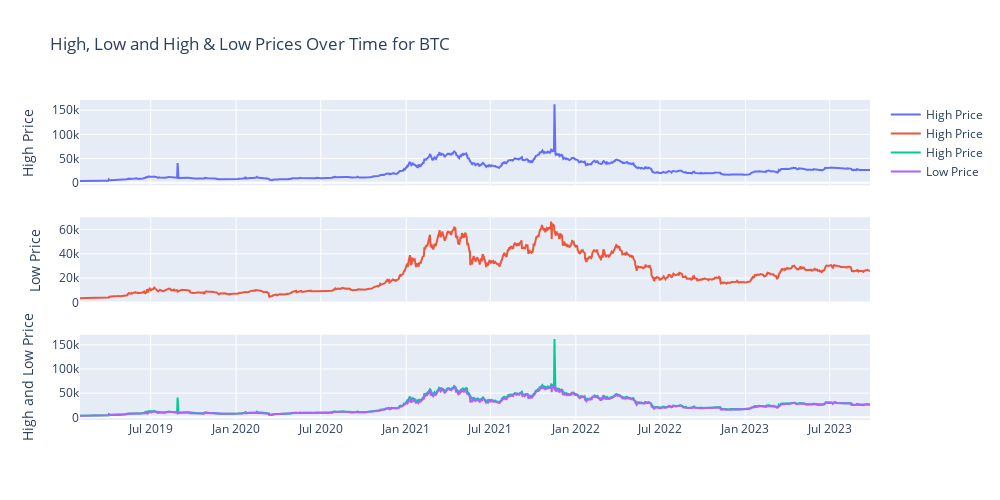

Notebook cell for this chart:
### Markdown cell above
### Now, creating plots for High and Low Column Values

#### These are subplots

### Code cell
#Creating Subplots for high and low columns

fig = make_subplots(rows=3, cols=1, shared_xaxes=True, vertical_spacing=0.1)

# Second subplot (High Price)
fig.add_trace(go.Scatter(x=WBTC['Date'], y=WBTC['High'], mode='lines', name='High Price'), row=1, col=1)
fig.update_yaxes(title_text="High Price", row=1, col=1)

# Third subplot (Low Price)
fig.add_trace(go.Scatter(x=WBTC['Date'], y=WBTC['Low'], mode='lines', name='High Price'), row=2, col=1)
fig.update_yaxes(title_text="Low Price", row=2, col=1)

# Fourth subplot(High and Low Prices)
fig.add_trace(go.Scatter(x=WBTC['Date'], y=WBTC['High'], mode='lines', name='High Price'), row=3, col=1)
fig.add_trace(go.Scatter(x=WBTC['Date'], y=WBTC['Low'], mode='lines', name='Low Price'), row=3, col=1)
fig.update_yaxes(title_text="High and Low Price", row=3, col=1)

# setting up the title and size of the graph
fig.update_layout(title_text="High, Low and High & Low Prices Over Time for BTC",
    height=500,  # Set the height
    width=1000) # width
fig.show()

### Figure 1 — Plotly figure (JSON) as saved in the notebook; plotly's stock layout.template omitted (floating-point values rounded to 4 significant figures; data arrays with more than 128 entries replaced by an {"elided": "..."} marker saying what was removed)
{"data": [{"mode": "lines", "name": "High Price", "type": "scatter", "x": {"elided": "1701 str values"}, "xaxis": "x", "y": {"elided": "1701 float values"}, "yaxis": "y"}, {"mode": "lines", "name": "High Price", "type": "scatter", "x": {"elided": "1701 str values"}, "xaxis": "x2", "y": {"elided": "1701 float values"}, "yaxis": "y2"}, {"mode": "lines", "name": "High Price", "type": "scatter", "x": {"elided": "1701 str values"}, "xaxis": "x3", "y": {"elided": "1701 float values"}, "yaxis": "y3"}, {"mode": "lines", "name": "Low Price", "type": "scatter", "x": {"elided": "1701 str values"}, "xaxis": "x3", "y": {"elided": "1701 float values"}, "yaxis": "y3"}], "layout": {"height": 500, "title": {"text": "High, Low and High & Low Prices Over Time for BTC"}, "width": 1000, "xaxis": {"anchor": "y", "domain": [0, 1], "matches": "x3", "showticklabels": false}, "xaxis2": {"anchor": "y2", "domain": [0, 1], "matches": "x3", "showticklabels": false}, "xaxis3": {"anchor": "y3", "domain": [0, 1]}, "yaxis": {"anchor": "x", "domain": [0.7333, 1], "title": {"text": "High Price"}}, "yaxis2": {"anchor": "x2", "domain": [0.3667, 0.6333], "title": {"text": "Low Price"}}, "yaxis3": {"anchor": "x3", "domain": [0, 0.2667], "title": {"text": "High and Low Price"}}}}
